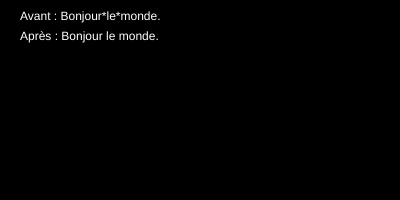
Frame 1 (no input)
Frame 60 (no input): identical to frame 1, image omitted
Frame 120 (the mouse pressed at the canvas centre since frame 60): identical to frame 1, image omitted

The p5.js sketch that drew this single still picture (run headless with seeded random() and noise() and a simulated clock; from frame 60 on, the mouse is pressed at the canvas centre):

// p5.js sketch
// ── sketch.js
// http://www.ac-grenoble.fr/disciplines/informatiquelycee/p5_base_a10.html

var phrase="Bonjour*le*monde.";
var str;
var tab;

function setup()
{
  can=createCanvas(400,200);
  background(0);
  tab=split(phrase,"*");
  str=join(tab," ");
  fill(255);
  text("Avant : "+phrase,20,20);
  text("Après : "+str,20,40);
}


function draw()
{
  
}
